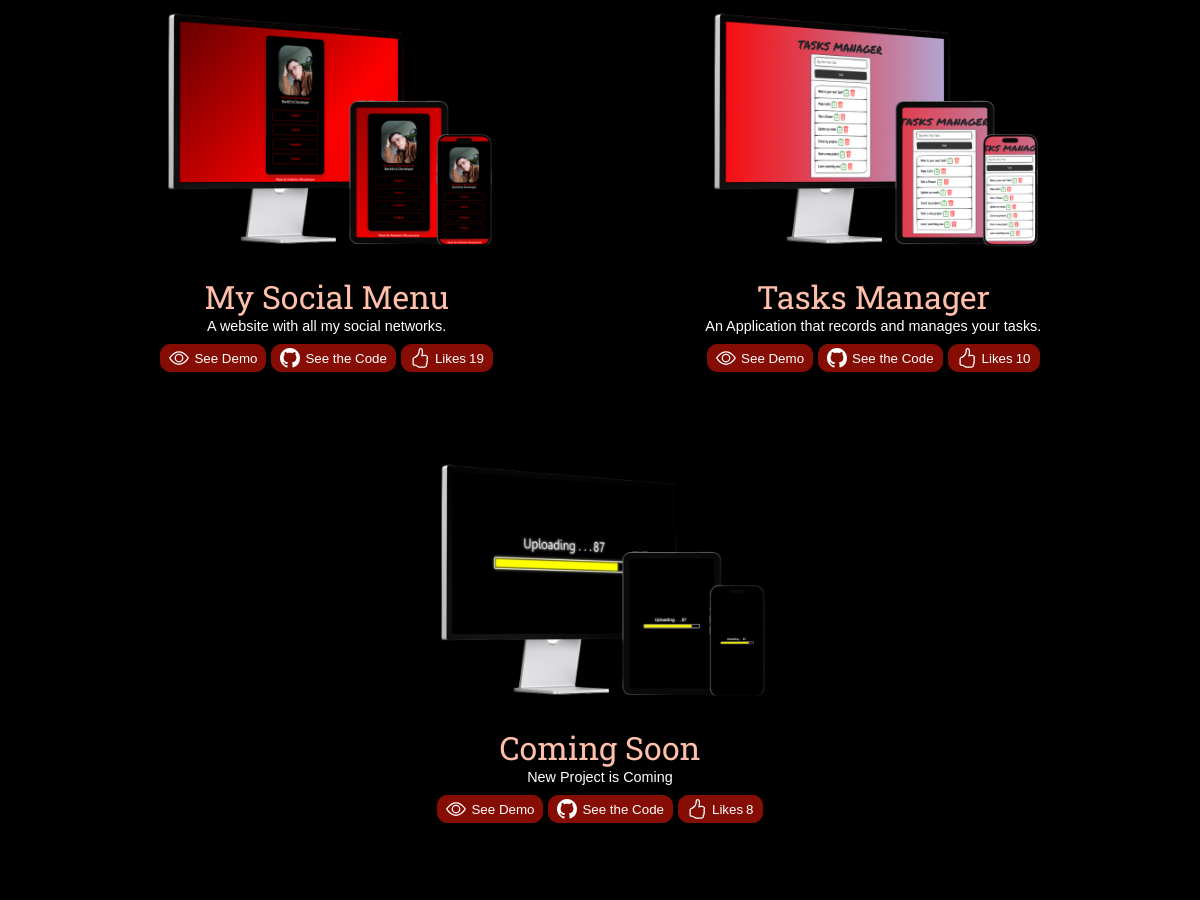
Before: / (middle part) with the older database file.
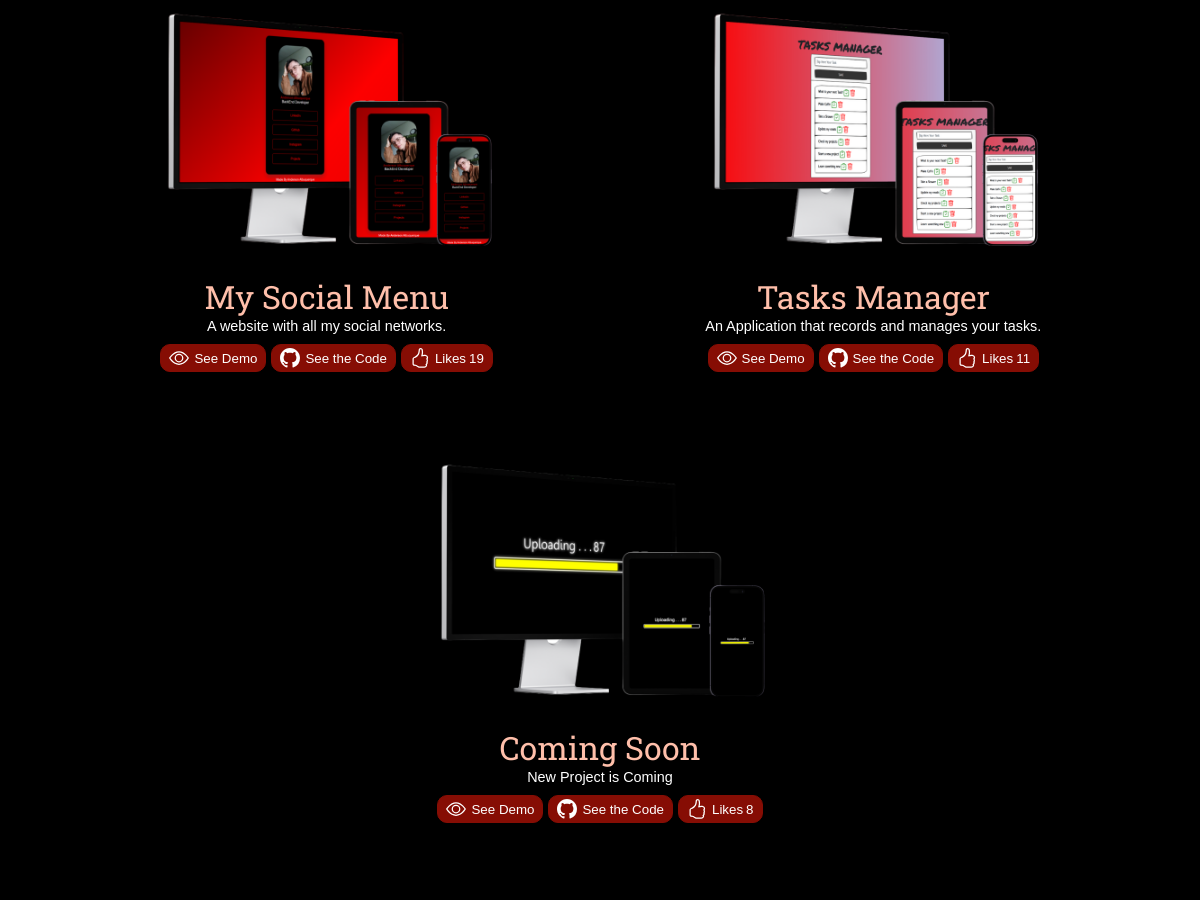
After: the same page with the newer database file.
### app/models/tables_db.py (models this page shows, shortened)
class CardProject(database.Model):
    __tablename__ = "cards"
    id = database.Column(database.Integer, primary_key=True)
    image_url = database.Column(database.String, nullable=True)
    title = database.Column(database.String, nullable=True, unique=True)
    description = database.Column(database.String, nullable=True)
    demo_url = database.Column(database.String, nullable=True)
    git_code_url = database.Column(database.String, nullable=True)
    like_count = database.Column(database.Integer, default=0)

### app/controllers/routes.py (the view)
@app.route('/index')  # Initial Route to WebSite
@app.route('/')
def index():
    data_projects = CardProject.query.all()  # Here me we collect all information in database about the Card Projects
    return render_template("index.html", data_projects=data_projects)  # We render the html with the variable info

### app/templates/index.html (shortened to what this page needs)
<!DOCTYPE html>
<html lang="en">
<head>
    <link rel="stylesheet" href="{{url_for('static', filename='main.css')}}">
</head>
<body>
    <main class="my-projects-cards">
        {% for card in data_projects %}
        <div class="cards">
            <div class="card-project">
                <a href="{{ card.demo_url }}">
                <img src="{{ url_for('static', filename=card.image_url) }}" alt="image-project" class="mockup">
                <p class="text-title">{{ card.title }}</p>
                    <p class="legend">{{ card.description }}</p>
                </a>
                <div class="buttons-card">
                    <a href="{{ card.demo_url }}" class="text-link">
                        <button class="button">
                            See Demo
                        </button>
                    </a>
                    <a href="{{ card.git_code_url }}" class="text-link">
                        <button class="button">
                            See the Code
                        </button>
                    </a>
                        <button class="button likeButton" data-project-id="{{ card.id }}">
                            Likes <span id="likeCount_{{ card.id }}" class="count-number">{{ card.like_count }}</span>
                    </button>
                </div>
            </div>
        </div>
        {% endfor %}
    </main>
</body>
</html>

Changed rows visible on the page:
changed CardProject "Tasks Manager": like_count "10" → "11"
